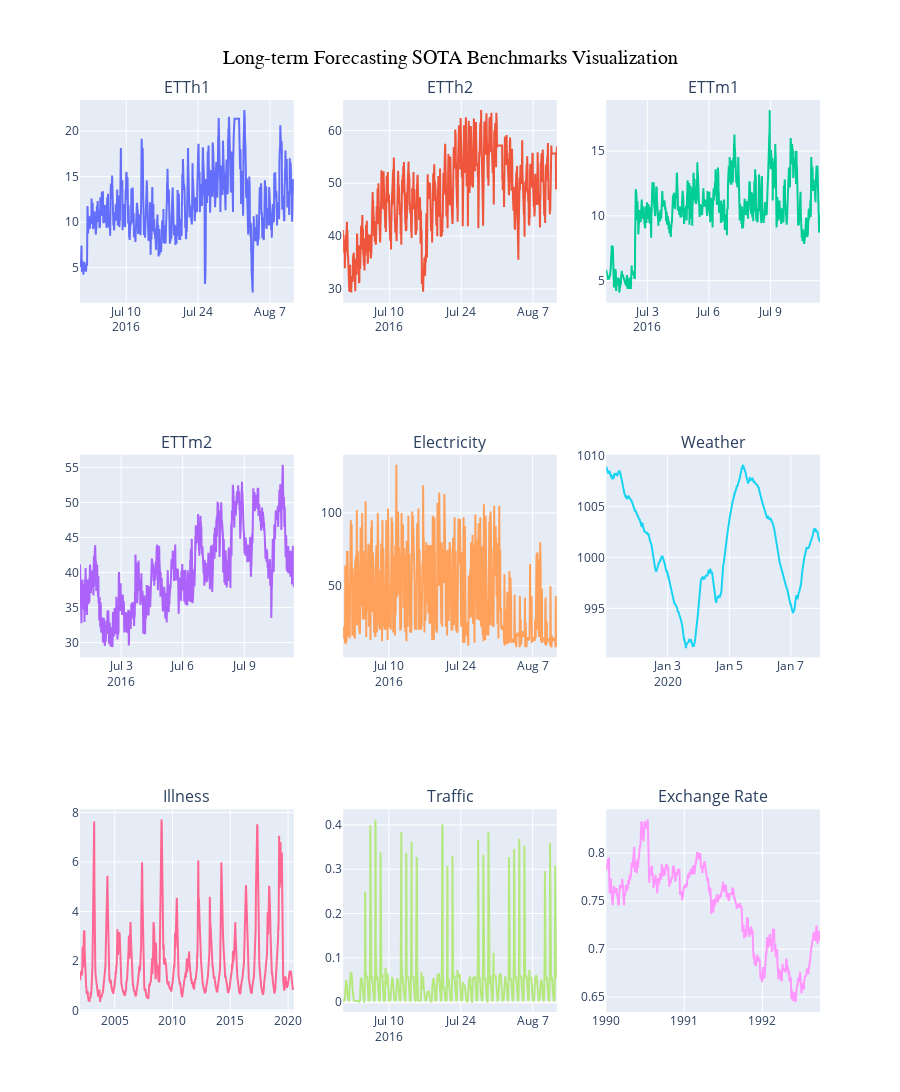

Here is the notebook cell this chart was saved with:
### Markdown cell above
# Long-Term Forecasting

### Code cell
data_path = "C:/Users/cleme/ETH/Master/Thesis/data/longterm/long_term_forecast"

ett_path = data_path + "/ETT-small/ETT-small"
etth1 = pd.read_csv(ett_path + "/ETTh1.csv")
etth2 = pd.read_csv(ett_path + "/ETTh2.csv")
ettm1 = pd.read_csv(ett_path + "/ETTm1.csv")
ettm2 = pd.read_csv(ett_path + "/ETTm2.csv")

electricity_path = data_path + "/electricity/electricity/"
elec_df = pd.read_csv(electricity_path + "electricity.csv")

weather_path = data_path + "/weather/weather"
weather_df = pd.read_csv(weather_path + "/weather.csv")

illness_path = data_path + "/illness/illness"
illness_df = pd.read_csv(illness_path + "/national_illness.csv")

traffic_path = data_path + "/traffic/traffic"
traffic_df = pd.read_csv(traffic_path + "/traffic.csv")

exchange_path = data_path + "/exchange_rate/exchange_rate"
exchange_df = pd.read_csv(exchange_path + "/exchange_rate.csv")
exchange_df["date"] = pd.to_datetime(exchange_df["date"])
exchange_df["date"] = exchange_df["date"].dt.strftime("%Y-%m-%d %H:%M:%S")

names = ["ETTh1", "ETTh2", "ETTm1", "ETTm2", "Electricity", "Weather", "Illness", "Traffic", "Exchange Rate"]
data = [etth1, etth2, ettm1, ettm2, elec_df, weather_df, illness_df, traffic_df, exchange_df]
colors = pcolors.qualitative.Plotly + pcolors.qualitative.Dark24



# number of timeseries 
for name, series in zip(names, data):
    print(f"{name} has {len(series.columns) - 1} series | total size {len(series)}")

# Create subplots grid
fig = make_subplots(rows=3, cols=3, subplot_titles=names)
for i, df in enumerate(data):
    # Use px.line to create a figure for each DataFrame
    df = df.iloc[:1000, :]
    temp_fig = px.line(df, x="date", y=df.columns[1], title=f"Series {i+1}")
    row = i // 3  + 1
    col = i % 3 + 1
    # Add each trace from px.line to the subplot
    for trace in temp_fig.data:
        trace.line.color = colors[i]  
        fig.add_trace(trace, row=row, col=col)

# fig.update_xaxes(
#     tickformat="%b\n%Y",
#     ticklabelmode="period",
#     row = len(data), 
#       col = 1
# )
# 
fig.update_layout( height=150 * len(data),
                  title={
                    "text": "Long-term Forecasting SOTA Benchmarks Visualization",
                    "x": 0.5,  # Center horizontally (0 = left, 1 = right)
                    "xanchor": "center",
                    "yanchor": "top"
                },
                    title_font=dict(
                        size=20,        # Font size
                        family="Arial", # Font family
                        color="black",  # Font color
                    ))
fig.show()

fig.write_image("sota_benchmarks_viz.pdf")

### Figure 1 — Plotly figure (JSON) as saved in the notebook; plotly's stock layout.template omitted (floating-point values rounded to 4 significant figures; data arrays with more than 128 entries replaced by an {"elided": "..."} marker saying what was removed)
{"data": [{"hovertemplate": "date=%{x}<br>HUFL=%{y}<extra></extra>", "legendgroup": "", "line": {"color": "#636EFA", "dash": "solid"}, "marker": {"symbol": "circle"}, "mode": "lines", "name": "", "orientation": "v", "showlegend": false, "type": "scatter", "x": {"elided": "1000 str values"}, "xaxis": "x", "y": {"elided": "1000 float values"}, "yaxis": "y"}, {"hovertemplate": "date=%{x}<br>HUFL=%{y}<extra></extra>", "legendgroup": "", "line": {"color": "#EF553B", "dash": "solid"}, "marker": {"symbol": "circle"}, "mode": "lines", "name": "", "orientation": "v", "showlegend": false, "type": "scatter", "x": {"elided": "1000 str values"}, "xaxis": "x2", "y": {"elided": "1000 float values"}, "yaxis": "y2"}, {"hovertemplate": "date=%{x}<br>HUFL=%{y}<extra></extra>", "legendgroup": "", "line": {"color": "#00CC96", "dash": "solid"}, "marker": {"symbol": "circle"}, "mode": "lines", "name": "", "orientation": "v", "showlegend": false, "type": "scatter", "x": {"elided": "1000 str values"}, "xaxis": "x3", "y": {"elided": "1000 float values"}, "yaxis": "y3"}, {"hovertemplate": "date=%{x}<br>HUFL=%{y}<extra></extra>", "legendgroup": "", "line": {"color": "#AB63FA", "dash": "solid"}, "marker": {"symbol": "circle"}, "mode": "lines", "name": "", "orientation": "v", "showlegend": false, "type": "scatter", "x": {"elided": "1000 str values"}, "xaxis": "x4", "y": {"elided": "1000 float values"}, "yaxis": "y4"}, {"hovertemplate": "date=%{x}<br>0=%{y}<extra></extra>", "legendgroup": "", "line": {"color": "#FFA15A", "dash": "solid"}, "marker": {"symbol": "circle"}, "mode": "lines", "name": "", "orientation": "v", "showlegend": false, "type": "scatter", "x": {"elided": "1000 str values"}, "xaxis": "x5", "y": {"elided": "1000 float values"}, "yaxis": "y5"}, {"hovertemplate": "date=%{x}<br>p (mbar)=%{y}<extra></extra>", "legendgroup": "", "line": {"color": "#19D3F3", "dash": "solid"}, "marker": {"symbol": "circle"}, "mode": "lines", "name": "", "orientation": "v", "showlegend": false, "type": "scatter", "x": {"elided": "1000 str values"}, "xaxis": "x6", "y": {"elided": "1000 float values"}, "yaxis": "y6"}, {"hovertemplate": "date=%{x}<br>% WEIGHTED ILI=%{y}<extra></extra>", "legendgroup": "", "line": {"color": "#FF6692", "dash": "solid"}, "marker": {"symbol": "circle"}, "mode": "lines", "name": "", "orientation": "v", "showlegend": false, "type": "scatter", "x": {"elided": "966 str values"}, "xaxis": "x7", "y": {"elided": "966 float values"}, "yaxis": "y7"}, {"hovertemplate": "date=%{x}<br>0=%{y}<extra></extra>", "legendgroup": "", "line": {"color": "#B6E880", "dash": "solid"}, "marker": {"symbol": "circle"}, "mode": "lines", "name": "", "orientation": "v", "showlegend": false, "type": "scatter", "x": {"elided": "1000 str values"}, "xaxis": "x8", "y": {"elided": "1000 float values"}, "yaxis": "y8"}, {"hovertemplate": "date=%{x}<br>0=%{y}<extra></extra>", "legendgroup": "", "line": {"color": "#FF97FF", "dash": "solid"}, "marker": {"symbol": "circle"}, "mode": "lines", "name": "", "orientation": "v", "showlegend": false, "type": "scatter", "x": {"elided": "1000 str values"}, "xaxis": "x9", "y": {"elided": "1000 float values"}, "yaxis": "y9"}], "layout": {"annotations": [{"font": {"size": 16}, "showarrow": false, "text": "ETTh1", "x": 0.1444, "xanchor": "center", "xref": "paper", "y": 1, "yanchor": "bottom", "yref": "paper"}, {"font": {"size": 16}, "showarrow": false, "text": "ETTh2", "x": 0.5, "xanchor": "center", "xref": "paper", "y": 1, "yanchor": "bottom", "yref": "paper"}, {"font": {"size": 16}, "showarrow": false, "text": "ETTm1", "x": 0.8556, "xanchor": "center", "xref": "paper", "y": 1, "yanchor": "bottom", "yref": "paper"}, {"font": {"size": 16}, "showarrow": false, "text": "ETTm2", "x": 0.1444, "xanchor": "center", "xref": "paper", "y": 0.6111, "yanchor": "bottom", "yref": "paper"}, {"font": {"size": 16}, "showarrow": false, "text": "Electricity", "x": 0.5, "xanchor": "center", "xref": "paper", "y": 0.6111, "yanchor": "bottom", "yref": "paper"}, {"font": {"size": 16}, "showarrow": false, "text": "Weather", "x": 0.8556, "xanchor": "center", "xref": "paper", "y": 0.6111, "yanchor": "bottom", "yref": "paper"}, {"font": {"size": 16}, "showarrow": false, "text": "Illness", "x": 0.1444, "xanchor": "center", "xref": "paper", "y": 0.2222, "yanchor": "bottom", "yref": "paper"}, {"font": {"size": 16}, "showarrow": false, "text": "Traffic", "x": 0.5, "xanchor": "center", "xref": "paper", "y": 0.2222, "yanchor": "bottom", "yref": "paper"}, {"font": {"size": 16}, "showarrow": false, "text": "Exchange Rate", "x": 0.8556, "xanchor": "center", "xref": "paper", "y": 0.2222, "yanchor": "bottom", "yref": "paper"}], "height": 1350, "title": {"font": {"color": "black", "family": "Arial", "size": 20}, "text": "Long-term Forecasting SOTA Benchmarks Visualization", "x": 0.5, "xanchor": "center", "yanchor": "top"}, "xaxis": {"anchor": "y", "domain": [0, 0.2889]}, "xaxis2": {"anchor": "y2", "domain": [0.3556, 0.6444]}, "xaxis3": {"anchor": "y3", "domain": [0.7111, 1]}, "xaxis4": {"anchor": "y4", "domain": [0, 0.2889]}, "xaxis5": {"anchor": "y5", "domain": [0.3556, 0.6444]}, "xaxis6": {"anchor": "y6", "domain": [0.7111, 1]}, "xaxis7": {"anchor": "y7", "domain": [0, 0.2889]}, "xaxis8": {"anchor": "y8", "domain": [0.3556, 0.6444]}, "xaxis9": {"anchor": "y9", "domain": [0.7111, 1]}, "yaxis": {"anchor": "x", "domain": [0.7778, 1]}, "yaxis2": {"anchor": "x2", "domain": [0.7778, 1]}, "yaxis3": {"anchor": "x3", "domain": [0.7778, 1]}, "yaxis4": {"anchor": "x4", "domain": [0.3889, 0.6111]}, "yaxis5": {"anchor": "x5", "domain": [0.3889, 0.6111]}, "yaxis6": {"anchor": "x6", "domain": [0.3889, 0.6111]}, "yaxis7": {"anchor": "x7", "domain": [0, 0.2222]}, "yaxis8": {"anchor": "x8", "domain": [0, 0.2222]}, "yaxis9": {"anchor": "x9", "domain": [0, 0.2222]}}}
